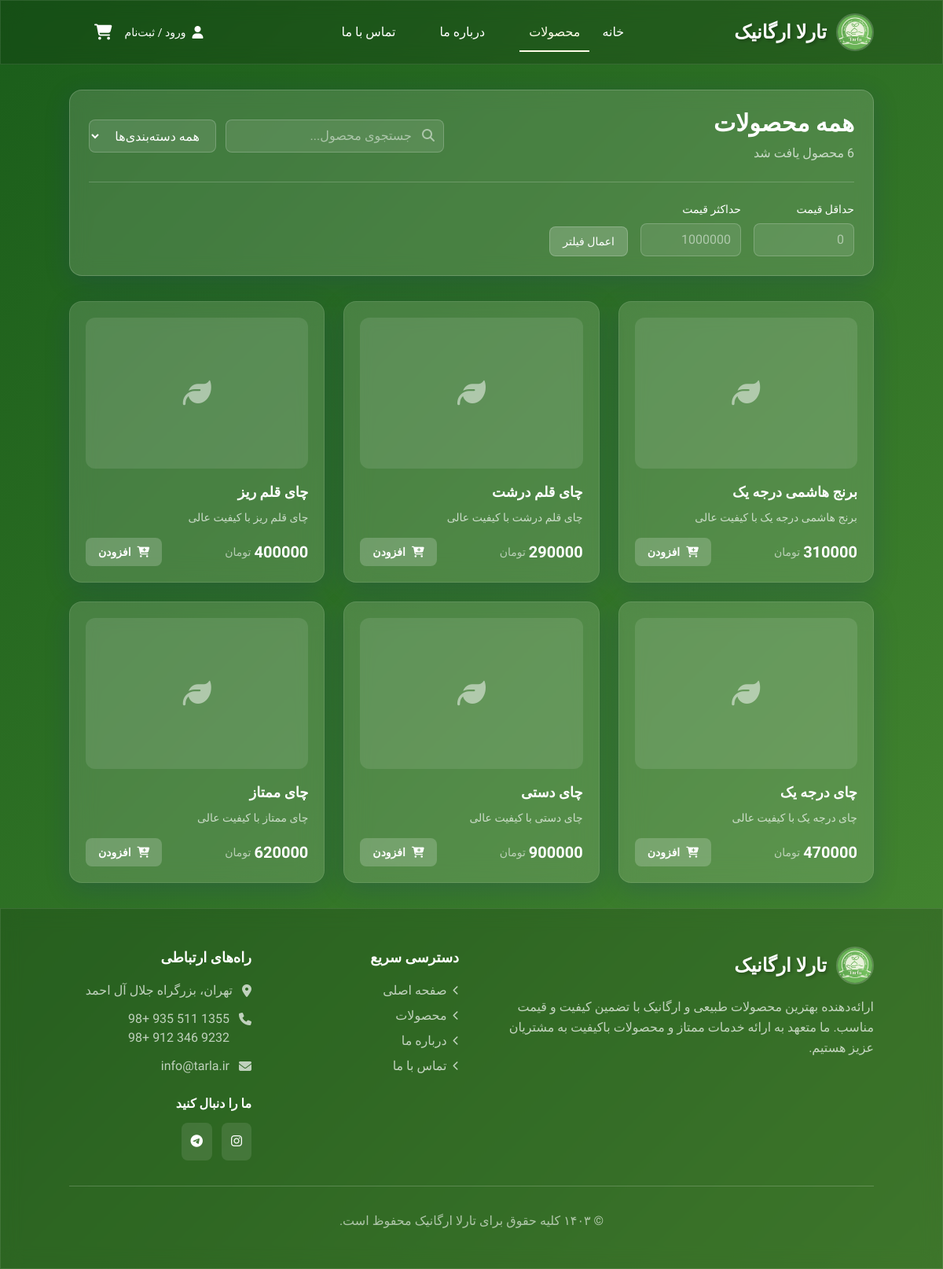
Screenshot of /products/ with the database file from the repository.
### store/models.py (models this page shows, shortened)
class Product(models.Model):
    name = models.CharField(max_length=200, verbose_name='نام محصول')
    description = models.TextField(blank=True, verbose_name='توضیحات')
    price = models.PositiveIntegerField(
        validators=[MinValueValidator(1)],
        verbose_name='قیمت'
    )
    image = models.ImageField(upload_to='products/', verbose_name='تصویر')
    category = models.ForeignKey(Category, on_delete=models.CASCADE, verbose_name='دسته‌بندی')
    is_featured = models.BooleanField(default=False, verbose_name='محصول ویژه')
    is_available = models.BooleanField(default=True, verbose_name='موجود')
    stock_quantity = models.PositiveIntegerField(default=0, verbose_name='تعداد موجودی')
    created_at = models.DateTimeField(auto_now_add=True, verbose_name='تاریخ ایجاد')
    class Meta:
        verbose_name = 'محصول'
        verbose_name_plural = 'محصولات'
        ordering = ['-created_at']

class SiteSettings(models.Model):
    site_name = models.CharField(max_length=100, default='تارلا ارگانیک', verbose_name='نام سایت')
    delivery_fee = models.PositiveIntegerField(
        default=25000,
        validators=[MinValueValidator(0)],
        verbose_name='هزینه ارسال (تومان)'
    )
    free_delivery_threshold = models.PositiveIntegerField(
        default=500000,
        validators=[MinValueValidator(0)],
        verbose_name='حداقل مبلغ برای ارسال رایگان (تومان)'
    )
    free_delivery_enabled = models.BooleanField(default=True, verbose_name='فعالسازی ارسال رایگان')
    contact_phone = models.CharField(max_length=20, default='+98 935 511 1355', verbose_name='تلفن تماس ۱')
    contact_phone2 = models.CharField(max_length=20, blank=True, verbose_name='تلفن تماس ۲')
    contact_email = models.EmailField(default='info@tarla.ir', verbose_name='ایمیل')
    address = models.TextField(default='تهران، بزرگراه جلال آل احمد', verbose_name='آدرس')
    class Meta:
        verbose_name = 'تنظیمات سایت'
        verbose_name_plural = 'تنظیمات سایت'

### store/views.py (the view)
# urls.py: path("products/", views.products, name="products"),
def products(request):
    try:
        products_list = Product.objects.filter(is_available=True)
        search_query = request.GET.get('search', '').strip()
        if search_query:
            products_list = products_list.filter(
                Q(name__icontains=search_query) |
                Q(description__icontains=search_query)
            )
        category_filter = request.GET.get('category', '')
        if category_filter:
            products_list = products_list.filter(category__name=category_filter)
        price_min = request.GET.get('price_min')
        price_max = request.GET.get('price_max')
        if price_min and price_min.isdigit():
            products_list = products_list.filter(price__gte=int(price_min))
        if price_max and price_max.isdigit():
            products_list = products_list.filter(price__lte=int(price_max))
        categories = Category.objects.filter(is_active=True)
    except Exception as e:
        products_list = []
        categories = []
        search_query = ''
        category_filter = ''
        price_min = ''
        price_max = ''
    context = {
        'products': products_list,
        'categories': categories,
        'search_query': search_query,
        'selected_category': category_filter,
        'price_min': price_min,
        'price_max': price_max,
    }
    return render(request, "store/products.html", context)

### store/templates/store/products.html (shortened to what this page needs)
{% extends "store/base.html" %}
{% load humanize %}
{% block content %}
<section class="py-8 px-4">
    <div class="container mx-auto">
        <div class="glass rounded-2xl p-6 mb-8">
            <div class="flex flex-col md:flex-row justify-between items-start md:items-center gap-4">
                <div class="text-center md:text-right">
                    <h1 class="text-3xl font-bold text-white mb-2">همه محصولات</h1>
                    <p class="text-white/70">{{ products|length }} محصول یافت شد</p>
                </div>
                <form method="get" class="flex flex-col sm:flex-row gap-3 w-full md:w-auto">
                    <div class="relative flex-1 min-w-[200px]">
                        <input type="text"
                               name="search"
                               value="{{ search_query }}"
                               placeholder="جستجوی محصول..."
                               class="w-full bg-white/10 rounded-lg px-4 py-2 pr-10 text-white placeholder-white/50 focus:outline-none focus:ring-2 focus:ring-white/30 border border-white/20">
                        <button type="submit" class="absolute right-3 top-1/2 transform -translate-y-1/2 text-white/50 hover:text-white transition-colors">
                            <i class="fas fa-search"></i>
                        </button>
                    </div>
                    <select name="category" class="bg-white/10 rounded-lg px-4 py-2 text-white focus:outline-none focus:ring-2 focus:ring-white/30 border border-white/20 min-w-[150px]" onchange="this.form.submit()">
                        <option value="">همه دسته‌بندی‌ها</option>
                    </select>
                </form>
            </div>
            <div class="mt-6 pt-6 border-t border-white/20">
                <form method="get" class="flex flex-col md:flex-row gap-4 items-start md:items-end">
                    <div class="flex flex-col sm:flex-row gap-4 items-start sm:items-end">
                        <div>
                            <label class="block text-white mb-2 text-sm">حداقل قیمت</label>
                            <input type="number"
                                   name="price_min"
                                   value="{{ price_min }}"
                                   placeholder="0"
                                   min="0"
                                   class="bg-white/10 rounded-lg px-3 py-2 text-white placeholder-white/50 focus:outline-none focus:ring-1 focus:ring-white/30 w-32 border border-white/20">
                        </div>
                        <div>
                            <label class="block text-white mb-2 text-sm">حداکثر قیمت</label>
                            <input type="number"
                                   name="price_max"
                                   value="{{ price_max }}"
                                   placeholder="1000000"
                                   min="0"
                                   class="bg-white/10 rounded-lg px-3 py-2 text-white placeholder-white/50 focus:outline-none focus:ring-1 focus:ring-white/30 w-32 border border-white/20">
                        </div>
                    </div>
                    <div class="flex gap-2">
                        <button type="submit" class="bg-white/20 hover:bg-white/30 text-white px-4 py-2 rounded-lg text-sm transition-all border border-white/20">
                            اعمال فیلتر
                        </button>
                    </div>
                </form>
            </div>
        </div>
        {% if products %}
        <div class="grid grid-cols-1 sm:grid-cols-2 lg:grid-cols-3 xl:grid-cols-4 gap-6">
            {% for product in products %}
            <div class="glass product-card rounded-2xl p-5 text-white flex flex-col h-full transition-all duration-300">
                <a href="{% url 'product_detail' product.id %}" class="flex flex-col h-full">
                    <div class="bg-white/10 rounded-xl h-48 mb-4 flex items-center justify-center overflow-hidden relative">
                        {% if product.image %}
                        <img src="{{ product.image.url }}" alt="{{ product.name }}"
                             class="h-full w-full object-cover rounded-xl transition-transform duration-300">
                        {% else %}
                        <i class="fas fa-leaf text-4xl text-white/50"></i>
                        {% endif %}
                    </div>
                    <h3 class="font-bold text-lg mb-2 line-clamp-1">{{ product.name }}</h3>
                    <p class="text-sm text-white/70 mb-4 line-clamp-2 flex-grow">
                        {{ product.description|default:"محصول ارگانیک با کیفیت عالی" }}
                    </p>
                </a>
                <div class="flex justify-between items-center mt-auto">
                    <div class="flex flex-col">
                        <div class="flex items-center gap-1">
                            <span class="font-bold text-xl">{{ product.price|intcomma }}</span>
                            <span class="text-sm text-white/60">تومان</span>
                        </div>
                    </div>
                    {% if product.is_available and product.stock_quantity > 0 %}
                    <form method="post" action="{% url 'add_to_cart' product.id %}">
                        <button type="submit"
                               class="bg-white/20 hover:bg-white/30 text-white py-2 px-4 rounded-lg text-sm font-semibold transition-all flex items-center gap-2">
                            <i class="fas fa-cart-plus"></i>
                            افزودن
                        </button>
                    </form>
                    {% else %}
                    <button class="bg-gray-500/20 text-gray-300 py-2 px-4 rounded-lg text-sm font-semibold cursor-not-allowed">
                        ناموجود
                    </button>
                    {% endif %}
                </div>
            </div>
            {% endfor %}
        </div>
        {% endif %}
    </div>
</section>
{% endblock %}

### store/templates/store/footer.html
{% load static %}
<footer class="glass-dark text-white py-12 px-4 mt-auto">
    <div class="container mx-auto">
        <div class="grid grid-cols-1 md:grid-cols-4 gap-8">
            <div class="md:col-span-2">
                <div class="flex items-center mb-4">
                    <img src="{% static 'store/images/favicon.jpg' %}" alt="تارلا لوگو"
                         class="h-12 w-12 rounded-full object-cover border-2 border-white/20">
                    <h3 class="text-2xl font-bold logo-text mr-3">
                        {{ site_settings.site_name|default:"تارلا ارگانیک" }}
                    </h3>
                </div>
                <p class="text-white/70 mb-4 leading-relaxed">
                    ارائه‌دهنده بهترین محصولات طبیعی و ارگانیک با تضمین کیفیت و قیمت مناسب.
                    ما متعهد به ارائه خدمات ممتاز و محصولات باکیفیت به مشتریان عزیز هستیم.
                </p>
            </div>
            <div>
                <h4 class="font-semibold mb-4 text-lg">دسترسی سریع</h4>
                <ul class="space-y-2">
                    <li>
                        <a href="{% url 'home' %}" class="text-white/70 hover:text-white transition-colors flex items-center gap-2">
                            <i class="fas fa-chevron-left text-xs"></i>
                            صفحه اصلی
                        </a>
                    </li>
                    <li>
                        <a href="{% url 'products' %}" class="text-white/70 hover:text-white transition-colors flex items-center gap-2">
                            <i class="fas fa-chevron-left text-xs"></i>
                            محصولات
                        </a>
                    </li>
                    <li>
                        <a href="{% url 'about' %}" class="text-white/70 hover:text-white transition-colors flex items-center gap-2">
                            <i class="fas fa-chevron-left text-xs"></i>
                            درباره ما
                        </a>
                    </li>
                    <li>
                        <a href="{% url 'contact' %}" class="text-white/70 hover:text-white transition-colors flex items-center gap-2">
                            <i class="fas fa-chevron-left text-xs"></i>
                            تماس با ما
                        </a>
                    </li>
                </ul>
            </div>
            <div>
                <h4 class="font-semibold mb-4 text-lg">راه‌های ارتباطی</h4>
                <div class="space-y-3">
                    <div class="flex items-start gap-3">
                        <i class="fas fa-map-marker-alt mt-1 text-white/70"></i>
                        <span class="text-white/70">{{ site_settings.address|default:"تهران - بزرگراه جلال آل احمد" }}</span>
                    </div>
                    <div class="flex items-start gap-3">
                        <i class="fas fa-phone mt-1 text-white/70"></i>
                        <div>
                            <p class="text-white/70">{{ site_settings.contact_phone|default:"+98 935 511 1355" }}</p>
                            {% if site_settings.contact_phone2 %}
                            <p class="text-white/70">{{ site_settings.contact_phone2 }}</p>
                            {% endif %}
                        </div>
                    </div>
                    <div class="flex items-start gap-3">
                        <i class="fas fa-envelope mt-1 text-white/70"></i>
                        <span class="text-white/70">{{ site_settings.contact_email|default:"info@tarla-organic.ir" }}</span>
                    </div>
                </div>
                <div class="mt-6">
                    <h4 class="font-semibold mb-3">ما را دنبال کنید</h4>
                    <div class="flex gap-3">
                        <a href="https://www.instagram.com/tarla.organic"
                           class="bg-white/10 hover:bg-white/20 p-3 rounded-lg transition-all transform hover:scale-110">
                            <i class="fab fa-instagram"></i>
                        </a>
                        <a href="https://t.me/tarla_organic"
                           class="bg-white/10 hover:bg-white/20 p-3 rounded-lg transition-all transform hover:scale-110">
                            <i class="fab fa-telegram"></i>
                        </a>
                    </div>
                </div>
            </div>
        </div>
        <div class="border-t border-white/20 mt-8 pt-8 text-center text-white/60">
            <p>© ۱۴۰۳ کلیه حقوق برای {{ site_settings.site_name|default:"فروشگاه تارلا ارگانیک" }} محفوظ است.</p>
        </div>
    </div>
</footer>

### rows the page displays
Product: name "برنج هاشمی درجه یک", description "برنج هاشمی درجه یک با کیفیت عالی", price "310000", is_available True (drawn)
Product: name "چای قلم درشت", description "چای قلم درشت با کیفیت عالی", price "290000", is_available True (drawn)
Product: name "چای قلم ریز", description "چای قلم ریز با کیفیت عالی", price "400000", is_available True (drawn)
Product: name "چای درجه یک", description "چای درجه یک با کیفیت عالی", price "470000", is_available True (drawn)
Product: name "چای دستی", description "چای دستی با کیفیت عالی", price "900000", is_available True (drawn)
Product: name "چای ممتاز", description "چای ممتاز با کیفیت عالی", price "620000", is_available True (drawn)
SiteSettings: site_name "تارلا ارگانیک", address "تهران، بزرگراه جلال آل احمد", contact_phone "1355 511 935 +98", contact_phone2 "9232 346 912 +98", contact_email "info@tarla.ir"
